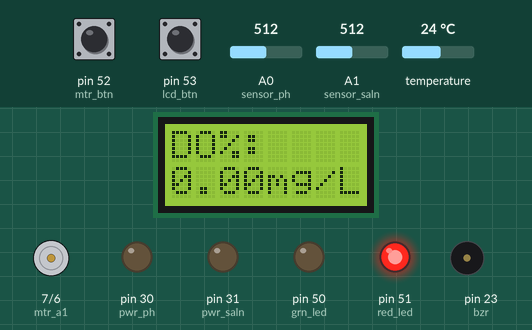
Simulated run of this sketch. Board: Arduino Mega 2560, built with avr-gcc and run on an emulated ATmega2560. Shown: 8×2 character LCD, motor-driver pin pairs drawn as motors (green arrow = first pin HIGH = forward, orange = second pin HIGH = backward, longer = more drive), output pins drawn as LEDs (lit = HIGH), buzzer (waves = sounding). The inputs (shaded band) are chosen by the test bench; at power-on: pin 52 (mtr_btn) LOW, pin 53 (lcd_btn) LOW, temperature 24 °C, A0 (sensor_ph) = 512, A1 (sensor_saln) = 512. What the sketch prints to the serial monitor is not drawn.

Above: at 1.2 s.
1.3 s: pin 52 (mtr_btn) pulled HIGH for 3.2 s
At 4.0 s:
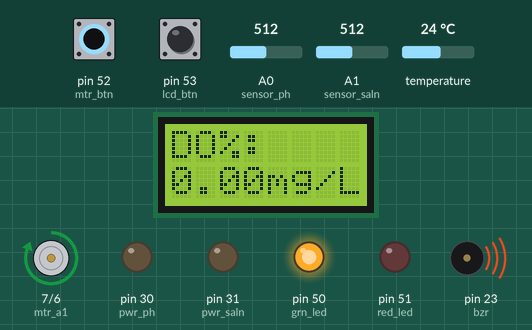
6.0 s: pin 53 (lcd_btn) pulled HIGH for 1 s
At 9.4 s:
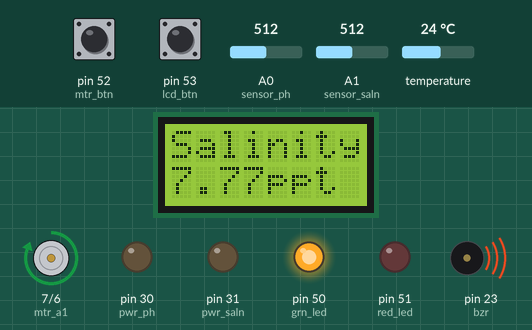
10.5 s: pin 53 (lcd_btn) pulled HIGH for 3.2 s
At 14.8 s:
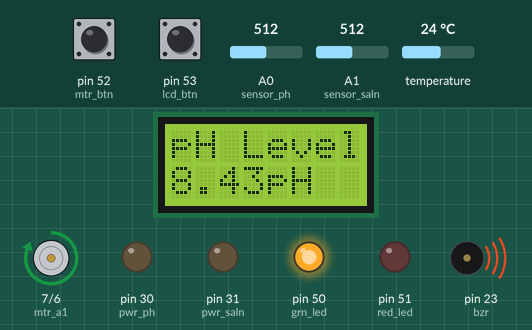
15.2 s: pin 53 (lcd_btn) pulled HIGH for 1 s
At 19.3 s:
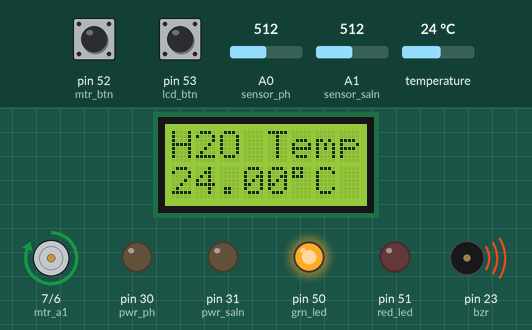
Timing chart, 0 to 18.1 s (numbered marks = the images above; inputs shaded):
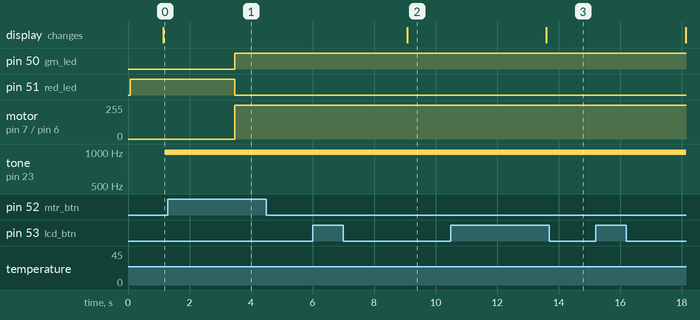

Measured:
- after the input at 1.3 s, pin 50 (grn_led): LOW → HIGH after 2.2 s; pin 51 (red_led): HIGH → LOW after 2.2 s; motor on pin 7 (mtr_a1) / pin 6 (mtr_a2): stopped → forward 255/255 after 2.2 s; tone on pin 23 (bzr): stays 999 Hz (without the input it goes to 699 Hz after 3.3 s)
- after the input at 6.0 s, tone on pin 23 (bzr): stays 999 Hz (without the input it goes to 699 Hz after 3.1 s); the display: changes after 3.1 s (image 2)
- after the input at 10.5 s, tone on pin 23 (bzr): stays 999 Hz (without the input it goes to 699 Hz after 3.2 s); the display: changes after 3.1 s (image 3)

The sketch:

Oil_Skimmer.ino
```cpp
//Libraries
#include "DFRobot_EC.h"
#include <OneWire.h>
#include <DallasTemperature.h>
#include <LiquidCrystal.h>

//Pin Definitions
#define mtr_btn 52
#define lcd_btn 53
#define bzr 23
#define ONE_WIRE_BUS_1 22
#define grn_led 50
#define red_led 51
#define RS 24
#define RW 25
#define DB4 26
#define DB5 27
#define DB6 28
#define DB7 29
#define pwr_ph 30
#define pwr_saln 31
#define mtr_a1 7
#define mtr_a2 6
#define sensor_ph A0
#define sensor_saln A1
#define sensor_do A2

//Object declaration
OneWire oneWire_in_temperature(ONE_WIRE_BUS_1);
DallasTemperature sensor_temperature(&oneWire_in_temperature);
LiquidCrystal display(RS, RW, DB4, DB5, DB6, DB7);
DFRobot_EC ec;

//Sensor Readings
double dslv_oxgn = 0;
double saln = 0;
double ph_lvl = 0;
double wtr_temp = 0;

//PowerSwitch Variables
int pwr_temp = 0;
int pwr_switch = 1;

//pH Level Variables
float calibration = 22.69;
int sensorValue = 0;
unsigned long int avgValue;
float b;
int buf[10], temp;
double ph_measure = 0;

//Salinity Sensor Variables
float salnvol = 0;
float ecValue = 0;

//Buzzer Timer
int buzzer_timer = 75;

//Toggle Button Logic Variable for Motor Control
int mtr_toggle = 1;
int mtr_event = 1;
int mtr_Old_event = 0;

//Toggle Button Logic Variable for LCD Control
int lcd_event = 0;
int lcd_Old_event = 1;
int page = 0;

//millis() based delay
unsigned long current_time = 0;
unsigned long bzr_prev_time = 0;

//Function Declarations
void alarm();
void display_readings(int get_page);
double dissolve_o2_read();
double salinity_read();
double ph_level_read();
double temperature_read();

//Setup Function
void setup(){
  Serial.begin(9600);
  pinMode(grn_led, OUTPUT);
  pinMode(red_led, OUTPUT);
  pinMode(mtr_btn, INPUT);
  pinMode(lcd_btn, INPUT);
  pinMode(bzr, OUTPUT);
  pinMode(mtr_a1, OUTPUT);
  pinMode(mtr_a2, OUTPUT);
  pinMode(pwr_ph, OUTPUT);
  pinMode(pwr_saln, OUTPUT);
  display.begin(8, 2);
  sensor_temperature.begin();
}

void loop(){
  //millis() start
  current_time = millis();

  //Toggle Button Logic for Motor Control
  if(mtr_event == HIGH && mtr_Old_event == 0){
    if(mtr_toggle == 0){
      Serial.println("ON");
      digitalWrite(grn_led, HIGH);
      digitalWrite(red_led, LOW);
      analogWrite(mtr_a1, 255);
      analogWrite(mtr_a2, 0);
      mtr_toggle = 1;
      //float calibration = 22.41;
      //digitalWrite(saln_en, LOW);
    }
    else{
      Serial.println("OFF");
      digitalWrite(grn_led, LOW);
      digitalWrite(red_led, HIGH);
      analogWrite(mtr_a1, 0);
      analogWrite(mtr_a2, 0);
      mtr_toggle = 0;
      //float calibration = 22.31;
      //digitalWrite(saln_en, HIGH);
    }
  }
  mtr_Old_event = mtr_event;
  mtr_event = digitalRead(mtr_btn);

  //Toggle Button Logic for Motor Control
  if(lcd_event == HIGH && lcd_Old_event == 0){
    if(page == 3){
      page = 0;
    }
    else{
      page++;
    }
  }
  lcd_Old_event = lcd_event;
  lcd_event = digitalRead(lcd_btn);

  //Sensor Power Switching
  /*if(pwr_switch == 1){
    digitalWrite(pwr_ph, HIGH);
    digitalWrite(pwr_saln, LOW);
    saln = saln_tempo;
    display_readings(page);
    delay(1000);
  }
  if(pwr_switch == 0){
    digitalWrite(pwr_ph, LOW);
    digitalWrite(pwr_saln, HIGH);
    ph_lvl = ph_lvl_tempo;
    display_readings(page);
    delay(1000);
  }
  pwr_switch = !(pwr_switch);*/

  //Sensor Reading Functions
  wtr_temp = temperature_read();
  ph_lvl = ph_level_read();
  saln = salinity_read();

  display_readings(page);

  //Condition Block
  if(saln < 15 || saln > 25 || ph_lvl < 6.5 || ph_lvl > 9.0 || wtr_temp < 25 || wtr_temp > 31){
    alarm();

  }
  else{
    noTone(bzr);
  }
}

void alarm(){
  //Alarm Logic
  for(int i = 500; i<1000; i++){
    if(current_time - bzr_prev_time >= buzzer_timer){
        tone(bzr, i);
    }
  }
}

void display_readings(int get_page){

  //Debug Screen
  Serial.print(dslv_oxgn);
  Serial.print(", ");
  Serial.print(saln);
  Serial.print(", ");
  Serial.print(ph_lvl);
  Serial.print(", ");
  Serial.println(wtr_temp);

  //LCD Display Block
  display.clear();
  if(get_page == 0){
    display.setCursor(0, 0);
    display.print("DO%: ");
    display.setCursor(0, 1);
    display.print(dslv_oxgn);
    display.print("mg/L");
  }

  if(get_page == 1){
    display.setCursor(0, 0);
    display.print("Salinity");
    display.setCursor(0, 1);
    display.print(saln);
    display.print("ppt");
  }

  if(get_page == 2){
    display.setCursor(0, 0);
    display.print("pH Level");
    display.setCursor(0, 1);
    display.print(ph_lvl);
    display.print("pH");
  }

  if(get_page == 3){
    display.setCursor(0, 0);
    display.print("H2O Temp");
    display.setCursor(0, 1);
    display.print(wtr_temp);
    display.print((char)223);
    display.print("C  ");
  }
  delay(50);
}

double temperature_read(){
  //Get Temperature
  sensor_temperature.requestTemperatures();
  return sensor_temperature.getTempCByIndex(0);
}

double ph_level_read(){
  for(int i = 0; i < 10; i++){
    buf[i] = analogRead(sensor_ph);
    delay(30);
  }
  for(int i = 0; i < 9; i++){
    for(int j = i + 1; j < 10; j++){
      if(buf[i] > buf[j]){
        temp = buf[i];
        buf[i] = buf[j];
        buf[j] = temp;
      }
    }
  }
  avgValue=0;
  for(int i = 2 ; i < 8; i++){
    avgValue += buf[i];
    float pHVol = (float)avgValue * 5.0 / 1023.0 / 6;
    ph_measure = -5.70 * pHVol + calibration;
  }
  return ph_measure;
}

double salinity_read(){
  salnvol = analogRead(sensor_saln) / 1023.0 * 5000;
  ecValue =  ec.readEC(salnvol, wtr_temp) * 0.5;
  ec.calibration(salnvol, wtr_temp);
  return ecValue;
}
```
